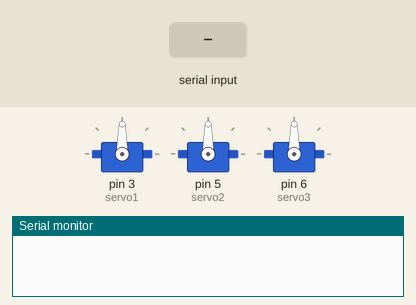
Recording of a sketch running on a simulated Arduino Uno, built with avr-gcc and run on an emulated ATmega328P. Shown: 3 × servo, the last lines printed to the serial monitor. The inputs (shaded band) are chosen by the test bench.

Above: at 1.2 s.
1.3 s: "90,45,200\n" received over Serial
At 2.0 s:
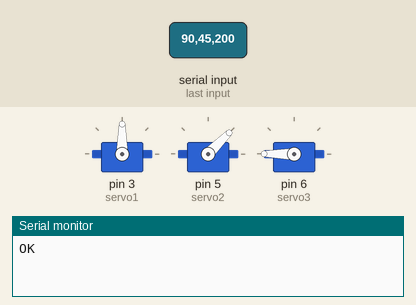
2.8 s: "30,150,10\n" received over Serial
At 3.1 s:
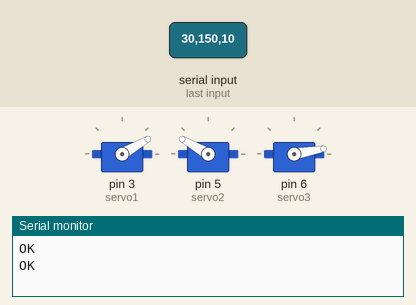
4.3 s: "1,90,45\n" received over Serial
At 5.4 s:
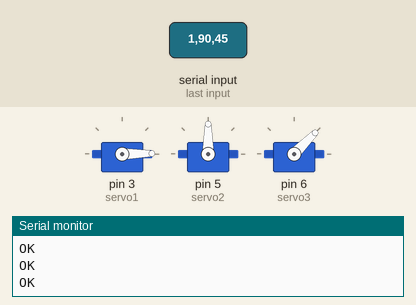
Timing chart, 0 to 7.3 s (numbered marks = the images above; inputs shaded):
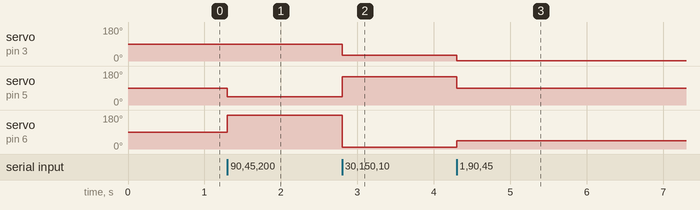

The sketch:

ArduinoRobotV1.ino
```cpp
#include <Servo.h>

//Definición de los servos
Servo servo1;
Servo servo2;
Servo servo3;

String inputString = "";
bool stringComplete = false;

//Parsear q1, q2, q3
float q1 = 0, q2 = 0, q3 = 0;

// ------------------------------
// ACTIVAR/DESACTIVAR PRINTS
// ------------------------------
bool DEBUG = false;    //Se cambia a true para activar serial prints en la consola de python (solo para Debug)

void setup() {
  Serial.begin(115200);

  //Puerto digital PWM asignado a cada servomotor
  servo1.attach(3);
  servo2.attach(5);
  servo3.attach(6);

  //Arrancar servos en la posición de HOME (brazos verticales, punta retraída)
  servo1.write(90);
  servo2.write(90);
  servo3.write(90);


  inputString.reserve(40);

  if (DEBUG) Serial.println("Iniciando Arduino (DEBUG ON)");
}

void loop() {
  //Debug, imprime en el monitor serial (python) el valor de los ángulos recibidos
  //únicamente para debug y revisiones de comunicación efectiva, porque los serial prints
  //introducen pausas que podrían hacer que el robot tenga menor fluidez
  if (stringComplete) {

    if (DEBUG) {
      Serial.print("Recibido crudo: ");
      Serial.println(inputString);
    }

    int c1 = inputString.indexOf(',');
    int c2 = inputString.indexOf(',', c1 + 1);

    if (c1 > 0 && c2 > 0) {
      q1 = inputString.substring(0, c1).toFloat();
      q2 = inputString.substring(c1 + 1, c2).toFloat();
      q3 = inputString.substring(c2 + 1).toFloat();
    }

    if (DEBUG) {
      Serial.print("Parseado -> q1: "); Serial.print(q1);
      Serial.print(" | q2: "); Serial.print(q2);
      Serial.print(" | q3: "); Serial.println(q3);
    }


    //Mover los servos según los ángulos recibidos
    servo1.write(q1);
    servo2.write(q2);
    servo3.write(q3);

    //Limpiar buffer
    inputString = "";
    stringComplete = false;

    //Responder a Python
    Serial.println("OK");    //NO QUITAR, es parte del protocolo
  }
}

//Comunicación serial
void serialEvent() {
  while (Serial.available()) {
    char inChar = (char)Serial.read();
    if (inChar == '\n') {
      stringComplete = true;
    } else {
      inputString += inChar;
    }
  }
}
```

Measured:
- after the input at 1.3 s, servo on pin 5 (servo2): 90° → 45° at once; servo on pin 6 (servo3): 90° → 180° at once
- after the input at 2.8 s, servo on pin 3 (servo1): 90° → 30° at once; servo on pin 5 (servo2): 45° → 150° at once; servo on pin 6 (servo3): 180° → 10° at once
- after the input at 4.3 s, servo on pin 3 (servo1): 30° → 1° at once; servo on pin 5 (servo2): 150° → 90° at once; servo on pin 6 (servo3): 10° → 45° at once
